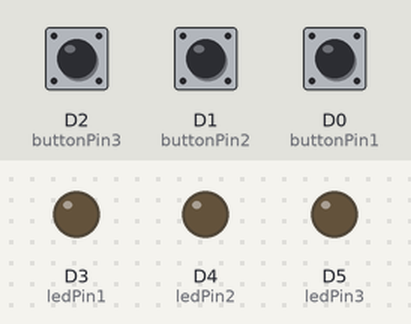
This sketch was run on a simulated ESP8266 (NodeMCU). Parts: output pins drawn as LEDs (lit = HIGH). The inputs (shaded band) are chosen by the test bench; at power-on: D2 (buttonPin3) LOW, D1 (buttonPin2) LOW, D0 (buttonPin1) LOW.

Above: at 1.2 s.
1.3 s: D2 (buttonPin3) pulled HIGH for 0.15 s
At 1.37 s:
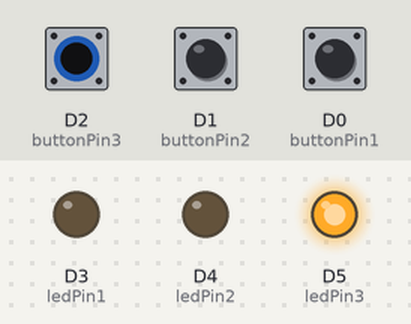
2.9 s: D1 (buttonPin2) pulled HIGH for 0.15 s
At 2.97 s:
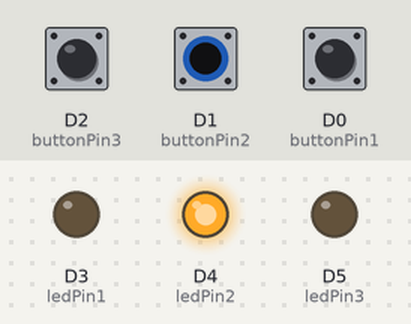
4.5 s: D0 (buttonPin1) pulled HIGH for 0.15 s
At 4.57 s:
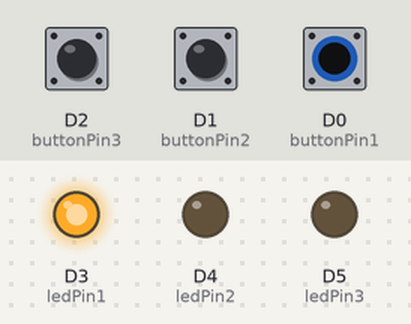
6.1 s: D0 (buttonPin1) pulled HIGH for 3.2 s
At 9.7 s:
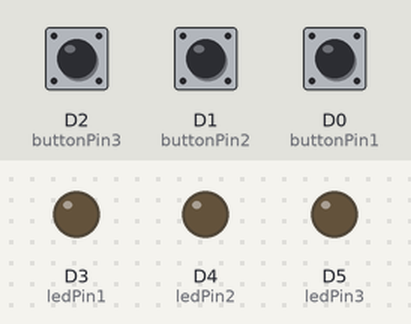
10.8 s: D2 (buttonPin3) pulled HIGH for 3.2 s
At 12.0 s:
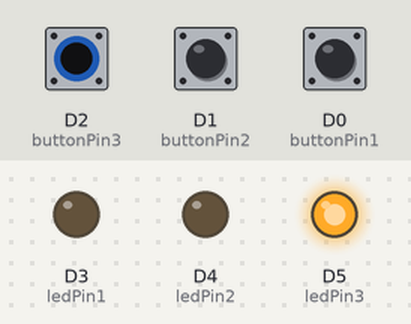
15.5 s: D2 (buttonPin3) driven HIGH and D1 (buttonPin2) driven HIGH
At 16.8 s:
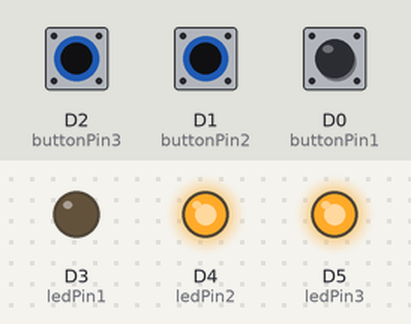
Timing chart, 0 to 18.0 s (numbered marks = the images above; inputs shaded):
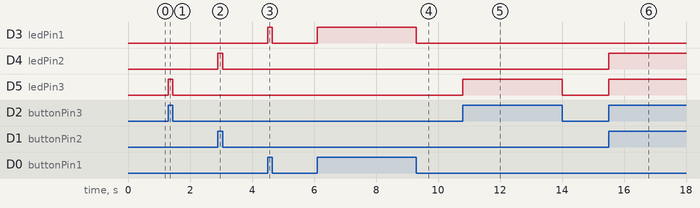

Measured:
- after the input at 1.3 s, D5 (ledPin3): LOW → HIGH at once, → LOW 0.15 s later
- after the input at 2.9 s, D4 (ledPin2): LOW → HIGH at once, → LOW 0.15 s later
- after the input at 4.5 s, D3 (ledPin1): LOW → HIGH at once, → LOW 0.15 s later
- after the input at 6.1 s, D3 (ledPin1): LOW → HIGH at once, → LOW 3.2 s later
- after the input at 10.8 s, D5 (ledPin3): LOW → HIGH at once, → LOW 3.2 s later
- after the input at 15.5 s, D4 (ledPin2), D5 (ledPin3): LOW → HIGH at once

The sketch:

LED_With_SWITCH.ino
```cpp
// constants won't change. They're used here to set pin numbers:
const int buttonPin1 = D0;     // the number of the pushbutton pin
const int buttonPin2 = D1;     // the number of the pushbutton pin
const int buttonPin3 = D2;     // the number of the pushbutton pin
const int ledPin1 =  D3;      // the number of the LED pin
const int ledPin2 =  D4;      // the number of the LED pin
const int ledPin3 =  D5;      // the number of the LED pin

// variables will change:
int buttonState1 = 0;         // variable for reading the pushbutton status
int buttonState2 = 0;
int buttonState3 = 0;

void setup() {
  // initialize the LED pin as an output:
  pinMode(ledPin1, OUTPUT);
  pinMode(ledPin2, OUTPUT);
  pinMode(ledPin3, OUTPUT);
  // initialize the pushbutton pin as an input:
  pinMode(buttonPin1, INPUT);
  pinMode(buttonPin2, INPUT);
  pinMode(buttonPin3, INPUT);
}

void loop() {
  // read the state of the pushbutton value:
  buttonState1 = digitalRead(buttonPin1);

  // check if the pushbutton is pressed. If it is, the buttonState is HIGH:
  if (buttonState1 == HIGH) {
    // turn LED on:
    digitalWrite(ledPin1, HIGH);
  } else {
    // turn LED off:
    digitalWrite(ledPin1, LOW);
  }
  // read the state of the pushbutton value:
  buttonState2 = digitalRead(buttonPin2);

  // check if the pushbutton is pressed. If it is, the buttonState is HIGH:
  if (buttonState2 == HIGH) {
    // turn LED on:
    digitalWrite(ledPin2, HIGH);
  } else {
    // turn LED off:
    digitalWrite(ledPin2, LOW);
  }
  // read the state of the pushbutton value:
  buttonState3 = digitalRead(buttonPin3);

  // check if the pushbutton is pressed. If it is, the buttonState is HIGH:
  if (buttonState3 == HIGH) {
    // turn LED on:
    digitalWrite(ledPin3, HIGH);
  } else {
    // turn LED off:
    digitalWrite(ledPin3, LOW);
  }
}
```
